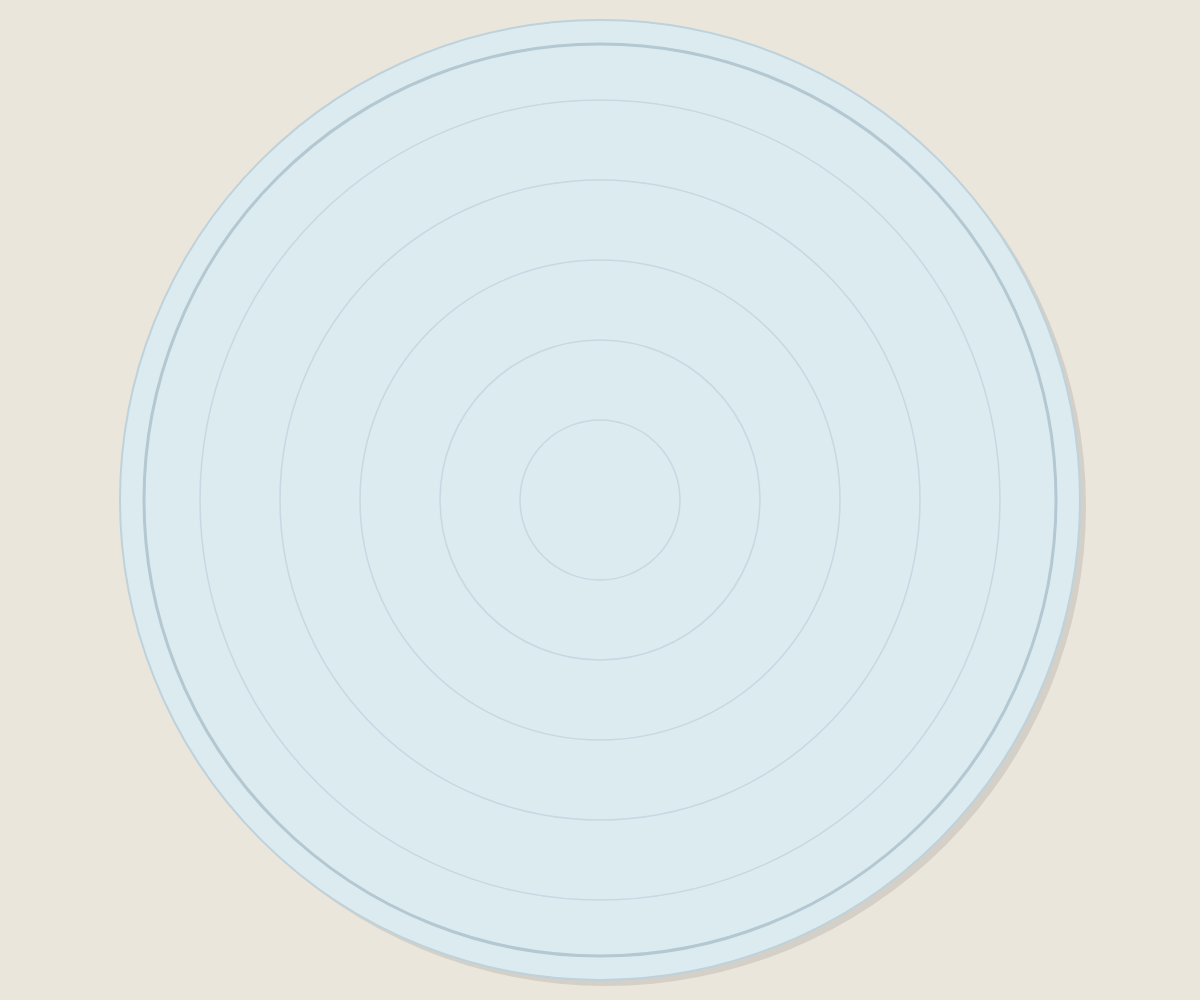
Frame 1 (no input)
Frame 60 (no input): identical to frame 1, image omitted
Frame 120 (the mouse pressed at the canvas centre since frame 60): identical to frame 1, image omitted

The p5.js sketch that drew this single still picture (run headless with seeded random() and noise() and a simulated clock; from frame 60 on, the mouse is pressed at the canvas centre):

// p5.js sketch
// ── sketch.js
let cookies = []; // empty array to hold on to cookie objects

let padSize, padX, padY, padRadius;
function setup() {
	createCanvas(windowWidth, windowHeight);
  noStroke();

  //// set the size of the pad will draw later
  padSize = width * 0.8;
  padX = width / 2;
  padY = height / 2;
  padR = padSize / 2;
}

////draw the background and the pad laying on the table
function draw() {
	drawCookieBox();
	for(let i = 0; i < cookies.length; i++){
  // go through every element in cookie array and run the drawCookie method on each object
		cookies[i].drawCookie();
	}
}

//start drawing the pad
function drawCookieBox() {
  background(235, 230, 220);
 
  // first,draw the shadow of the pad to make it look more three-dimensional
  fill(0, 0, 0, 25);
  noStroke();
  ellipse(padX + 6, padY + 6, padSize, padSize);
  
  // draw the pad
    stroke(190, 210, 220);
  strokeWeight(2);
  fill(220, 235, 240);
  ellipse(padX, padY, padSize, padSize);

  // draw the thicker outer edge of the pad
  //(draw a smaller pad with a stroke of 3 inside the pad)
  noFill();
  stroke(180, 200, 210);
  strokeWeight(3);
  ellipse(padX, padY, padSize * 0.95, padSize * 0.95);
  
  // draw the measurement circle on the pad
  noFill();
  stroke(200, 215, 225);
  strokeWeight(1.5);
  for(let i = 1; i <= 5; i++) {
    ellipse(padX, padY, padSize * (i / 6), padSize * (i / 6));
    //i give diameters at fractions 1/6, 2/6, 3/6, 4/6, 5/6 of padSize
    //each ring is spaced evenly, each step adds padSize/6
  }
  
  noStroke(); //close the stroke to prevent it from 
  //affecting the drawing style of the cookies that follow.
}

function keyPressed(){//map key to a cookie "type"
	let type;
	if(key == 'c'){
		type = 'choco'; //sarshmallow chocolate cookies
	} else if (key == 's'){
		type = 'strawberry';//strawberry chip cookie
	} else if (key == 'a'){
		type = 'avocado';//avocado cookie
	}

   if (key == 'c' || key == 's' || key == 'a') {//only create cookie when key is c/s/m
let size = random(110, 160); // size is random within the range of 110 to 160
let chipCount = floor(random(14, 29)); 
//floor() rounds to the lower integer and the number of chips is random between 14 and 28

let newCookie = new Cookie(size, type, chipCount);
  cookies.push(newCookie);
   }
   }

  function mousePressed() { // runs ONCE when the mouse is clicked
  let amIHovering = false;
  for(let i = 0; i < cookies.length; i++){
    if(cookies[i].hovering == true){
      // Array.splice is a method for removing elements from an array
      // parameter one is the element to remove
      // parameter two is how many elements to remove
      cookies.splice(i, 1); // erase element i from our array. erase only one element.
      amIHovering = true; // flip the am I hovering variable to true, since the mouse click intersected with a cookie
    }
  }
  
  if(amIHovering == false){ // if no hovering was detected in previous for loop...

  

}
}

class Cookie{
  constructor(size, type, chipCount) {//set up initial cookie state
    this.cookieX = random(width);//generate random x at instantiation
    this.cookieY = random(height);// generate random y at instantiation
    this.chipCount = chipCount;
    this.size = size;    
    this.type = type;
    this.hovering = false;

  
  // 饼干半径
  let cookieR = this.size / 2;
  
  // 确保饼干完全在硅胶垫内（硅胶垫半径 - 饼干半径）
  let maxDistance = padR - cookieR;
  
  // 使用极坐标在圆内随机生成位置
  let angle = random(TWO_PI);
  let distance = random(maxDistance);
  
  this.cookieX = padX + distance * cos(angle);
  this.cookieY = padY + distance * sin(angle);


	this.chips = [];

for (let i = 0; i < this.chipCount; i++){
  let angle = random(TWO_PI);
  let distance = random(cookieR);  // ← 直接用 random
  let px = distance * cos(angle);
  let py = distance * sin(angle);
  let d = random(this.size * 0.04, this.size * 0.09);
  this.chips.push({x: px, y: py, diameter: d});
}
  }

  
  drawCookie(){
    // 新增：检测鼠标是否悬停在饼干上（和 bug 的 display 方法类似）
    if(dist(mouseX, mouseY, this.cookieX, this.cookieY) < this.size / 2){
      // 鼠标悬停在饼干上
      this.hovering = true;
    } else {
      // 鼠标没有悬停在饼干上
      this.hovering = false;
    }

    push(); // isolate the transformation for each cookie
    translate(this.cookieX, this.cookieY);

    // set the base color of cookie dough
    if (this.type == "choco") {          
      fill(190, 140, 90);//chocolate base
    } else if (this.type == "avocado") {   
      fill(40, 95, 55);// the dark green skin of an avocado
    } else {      
      fill(240, 170, 170);//strawberry base
    }
   

    // toppings by type 
    if (this.type == "strawberry") { // start drawing toppings of strawberry chip cookies
  fill(200, 130, 130);
  ellipse(3, 3, this.size, this.size); // 稍微偏移制造阴影
  
  // 主体
  fill(240, 170, 170);
  ellipse(0, 0, this.size, this.size);

for (let i = 0; i < this.chips.length; i++){
	 fill(180, 50, 70);
    ellipse(this.chips[i].x, this.chips[i].y, 
            this.chips[i].diameter * 1.2, this.chips[i].diameter * 1.2);//草莓豆底色
 fill(220, 80, 100); // 草莓豆颜色
        ellipse(this.chips[i].x, this.chips[i].y, this.chips[i].diameter, this.chips[i].diameter);
      
      }

    } else if (this.type == "choco") {
  // 1. 先画阴影（最底层）
  fill(160, 110, 70);
  ellipse(4, 4, this.size, this.size);
  
  // 2. 再画饼干主体
  fill(190, 140, 90);
  ellipse(0, 0, this.size, this.size);
  
  // 3. 然后画巧克力 chips（在饼干上面）
  for (let i = 0; i < this.chips.length; i++){
    fill(40, 25, 20); // 深色底
    ellipse(this.chips[i].x, this.chips[i].y, 
            this.chips[i].diameter * 1.3, this.chips[i].diameter * 1.3);
    
    fill(60, 40, 30); // 巧克力色
    ellipse(this.chips[i].x, this.chips[i].y, 
            this.chips[i].diameter * 1.1, this.chips[i].diameter * 1.1);
  }
  
  // 4. 最后画棉花糖（最上层，盖住部分 chips）
  let marshmallowD = this.size * 0.28;
  rectMode(CENTER);
  
  // 棉花糖阴影
  fill(200, 200, 200);
  rect(2, 2, marshmallowD, marshmallowD, marshmallowD * 0.2);
  
  // 棉花糖主体
  fill(255, 250, 245);
  rect(0, 0, marshmallowD, marshmallowD, marshmallowD * 0.2);



   } else if (this.type == "avocado") {//start drawing toopings of avocado cookie

  fill(140, 130, 90);//牛油果的底部阴影
  ellipse(4, 4, this.size, this.size);

  
  fill(110, 120, 70); //牛油果绿色外皮
  ellipse(0, 0, this.size, this.size);//draw a circle as the dark green skin of avocado

  fill(190, 230, 160);  //ligther green 
  ellipse(0, 0, this.size*0.85, this.size*0.92);//draw a smaller ellipse as avocado's flesh 

  //start drawing pit
  let pitD = this.size * 0.32;//设置果核直径大小
  
  // draw the shadow of the whole avocado pit
  fill(90, 60, 35);
  ellipse(1.5, 1.5, pitD, pitD);
  
  //draw the brown pit in the center
  fill(130, 85, 50);
  ellipse(0, 0, pitD, pitD);
  
  // 再绘制一层果核暗部（增加立体感）
  fill(105, 70, 40);
  ellipse(2.5, 2.5, pitD * 0.88, pitD * 0.88);
  
    }

    pop();
  }
}
